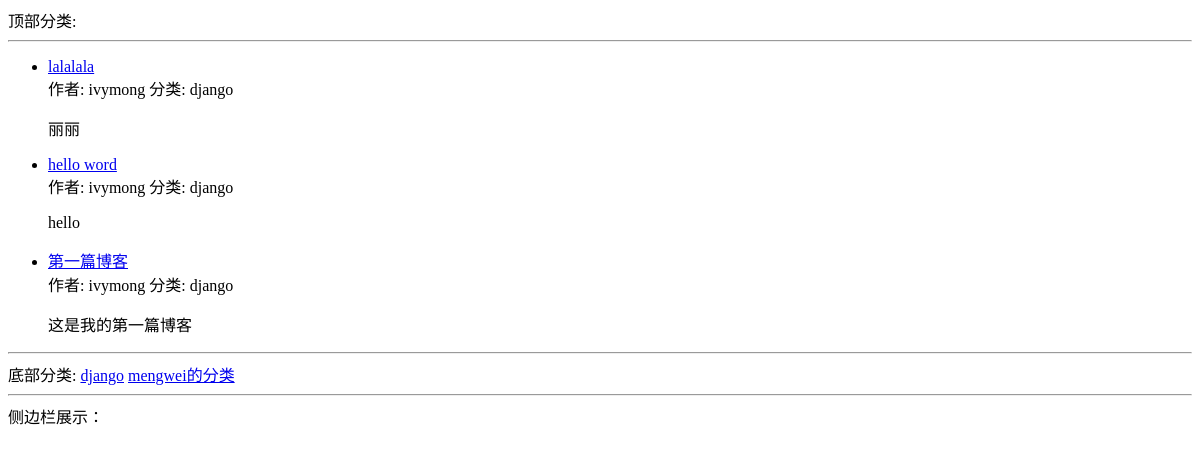
Before: / with the older database file.
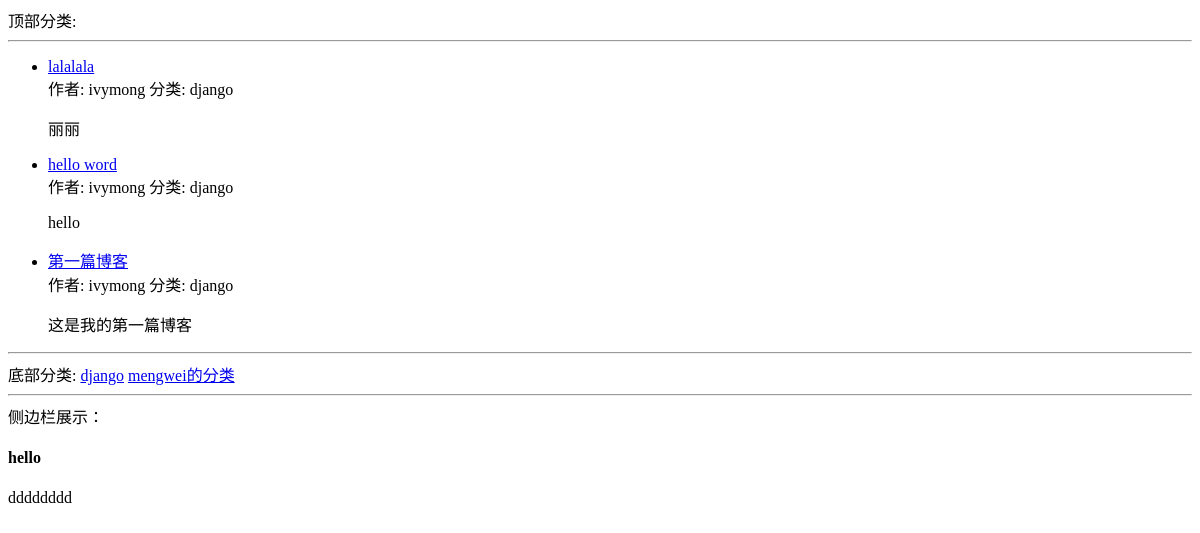
After: the same page with the newer database file.
### blog/models.py (models this page shows, shortened)
class Post(models.Model):
    STATUS_NORMAL = 1
    STATUS_DELETE = 0
    STATUS_DRAFT = 2
    STATUS_ITEMS = (
        (STATUS_NORMAL, '正常'),
        (STATUS_DELETE, '删除'),
        (STATUS_DRAFT, '草稿'),
    )
    title = models.CharField(max_length=255, verbose_name='标题')
    desc = models.CharField(max_length=1024, blank=True, verbose_name='摘要')
    content = models.TextField(verbose_name='正文', help_text = '正文必须为Markdown格式')
    status = models.PositiveIntegerField(default=STATUS_NORMAL, choices=STATUS_ITEMS, verbose_name='状态')
    category = models.ForeignKey(Category, verbose_name='分类')
    tag = models.ManyToManyField(Tag, verbose_name='标签')
    owner = models.ForeignKey(User, verbose_name='作者')
    created = models.DateTimeField(auto_now_add=True, verbose_name='创建时间')
    pv = models.PositiveIntegerField(default=1)
    uv = models.PositiveIntegerField(default=1)
    class Meta:
        verbose_name = verbose_name_plural = '文章'
        ordering = ['-id']  #根据id进行将序排列
    @classmethod
    def latest_posts(cls):
        queryset = cls.objects.filter(status=cls.STATUS_NORMAL)
        return queryset.order_by('-created')

class Category(models.Model):
    STATUS_NORMAL = 1
    STATUS_DELETE = 0
    STATUS_ITEMS = (
        (STATUS_NORMAL, '正常'),
        (STATUS_DELETE, '删除'),
    )
    name = models.CharField(max_length=50, verbose_name='名称')
    status = models.PositiveIntegerField(default=STATUS_NORMAL, choices=STATUS_ITEMS, verbose_name='状态')
    is_nav = models.BooleanField(default=False, verbose_name='是否为导航')
    owner = models.ForeignKey(User, verbose_name='作者')
    created = models.DateTimeField(auto_now_add=True, verbose_name='创建时间')
    class Meta:
        verbose_name = verbose_name_plural = '分类'
    @classmethod
    def get_nav(cls):
        categorys = cls.objects.filter(status=cls.STATUS_NORMAL)
        nav_categorys = []
        normal_categorys = []
        for category in categorys:
            if category.is_nav:
                nav_categorys.append(category)
            else:
                normal_categorys.append(category)
        return {
            'navs': nav_categorys,
            'normals': normal_categorys
        }

### config/models.py (models this page shows, shortened)
class SideBar(models.Model):
    STATUS_SHOW = 1
    STATUS_HIDE = 0
    STATUS_ITEMS = (
        (STATUS_SHOW, '展示'),
        (STATUS_HIDE, '隐藏'),
    )
    DISPLAY_HTML = 1
    DISPLAY_LATEST = 2
    DISPLAY_HOT = 3
    DISPLAY_COMMENT = 4
    SIDE_TYPE = (
        (DISPLAY_HTML, 'HTML'),
        (DISPLAY_LATEST, '最新文章'),
        (DISPLAY_HOT, '最热文章'),
        (DISPLAY_COMMENT, '最近评论')
    )
    title = models.CharField(max_length=50, verbose_name='标题')
    display_type = models.PositiveIntegerField(default=1, choices=SIDE_TYPE,
                                               verbose_name='展示类型')
    content = models.CharField(max_length=500, blank=True, verbose_name='内容',
                                help_text='如果设置的不是HTML可以为空')
    status = models.PositiveIntegerField(default=STATUS_SHOW, choices=STATUS_ITEMS,
                                         verbose_name='状态')
    owner = models.ForeignKey(User, verbose_name='作者')
    created = models.DateTimeField(auto_now_add=True, verbose_name='创建时间')
    class Meta:
        verbose_name = verbose_name_plural = '侧边栏'
    @classmethod
    def get_all(cls):
        return cls.objects.filter(status=cls.STATUS_SHOW)

### blog/views.py (the view)
# urls.py: url(r'^$', post_list, name='post_list'),
def post_list(request, category_id=None, tag_id=None):
    tag = None
    category = None
    if tag_id:
        post_list, tag = Post.get_by_tag(tag_id)
    elif category_id:
        post_list, category = Post.get_by_category(category_id)
    else:
        post_list = Post.latest_posts()
    context = {
        'category':category,
        'tag':tag,
        'post_list':post_list,
        'sidebars': SideBar.get_all()
    }
    context.update(Category.get_nav())
    return render(request, 'blog/list.html', context=context)

### eleveilblog/templates/blog/list.html (shortened to what this page needs)
{% extends "./base.html" %}
{% block main %}
    <ul>
        {% for post in post_list %}
            <li>
                <a href="{% url 'post_detail' post.id %}">{{ post.title }}</a>
                <div>
                    <span>作者: {{ post.owner.username }}</span>
                    <span>分类: {{ post.category.name }}</span>
                </div>
                <p>{{ post.desc }}</p>
            </li>
        {% endfor %}
    </ul>
{% endblock %}

### eleveilblog/templates/blog/base.html (shortened to what this page needs)
<!DOCTYPE html>
<html>
<head>
<link href="" rel="stylesheet">
</head>
<body>
    <div>
        顶部分类:
    </div>
    <hr>
    {% block main %}
    {% endblock %}
    <hr>
    <div>
        底部分类:
        {% for cate in normals %}
            <a href="/category/{{ cate.id }}/">{{ cate.name }}</a>
        {% endfor %}
    </div>
    <hr>
    <div>
        侧边栏展示：
        {% for sidebar in sidebars %}
            <h4>{{ sidebar.title }}</h4>
            {{ sidebar.content }}
        {% endfor %}
    </div>
</body>
</html>

Changed rows visible on the page:
added SideBar: title "hello", content "dddddddd"
